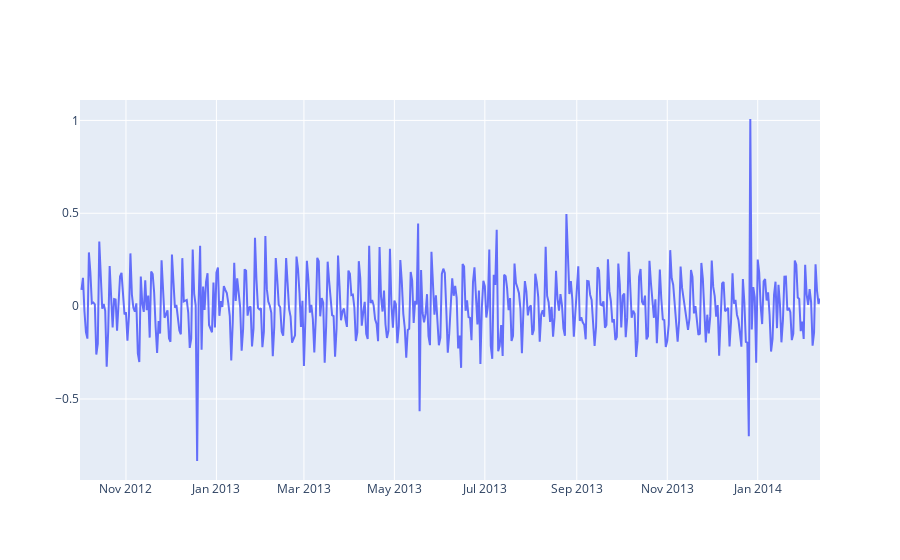

Write notebook code for a chart like this one.
### Code cell
go.Figure([go.Scatter(x=ts_diff.reset_index()['date'], y=ts_diff.reset_index()['user_session'])])

#Now this waveform looks pretty stationary after removing trend and seasonality, lets check further what does stationaryTest has to say about it

### Figure 1 — Plotly figure (JSON) as saved in the notebook; plotly's stock layout.template omitted (floating-point values rounded to 4 significant figures; data arrays with more than 128 entries replaced by an {"elided": "..."} marker saying what was removed)
{"data": [{"type": "scatter", "x": {"elided": "500 str values"}, "y": {"elided": "500 float values"}}], "layout": {}}
